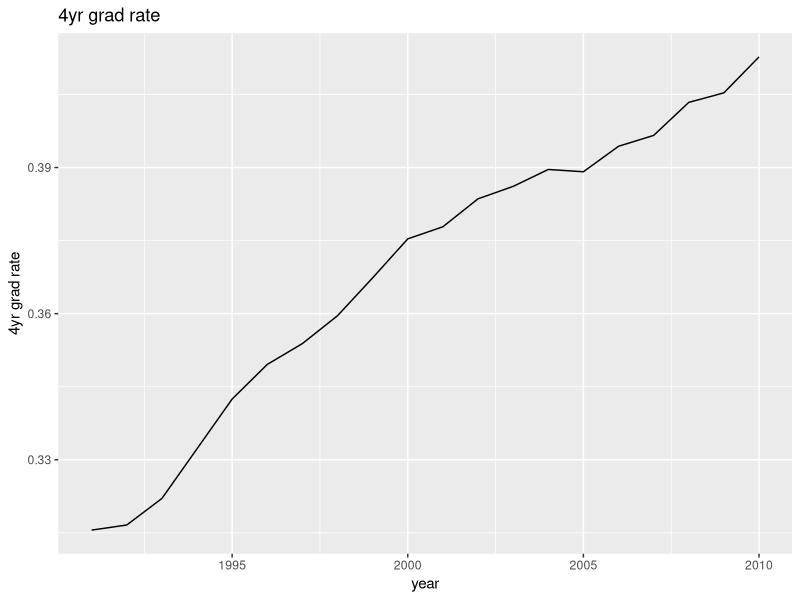

Write R code to recreate this figure.
install.packages(dplyr)
library(dplyr)
install.packages(readr)
library(readr)
install.packages(tibble)
library(tibble)
install.packages(ggplot2)
library(ggplot2)

data <- read.csv(
    "./problemset2_based/01_data/raw/master.csv",
    fileEncoding = "UTF-8",
    stringsAsFactors=FALSE,
)

grad_trend <- tibble(
    years = data$year,
    grad_rate_4yr = data$gradrate4yr
) |> group_by(
    years
) |> summarize(
    mean = mean(grad_rate_4yr,na.rm = TRUE),
    sd = sd(grad_rate_4yr, na.rm = TRUE)
)

plot <- ggplot(
    grad_trend,
    aes(x = years, y = mean)
) + 
    geom_line() +
    labs(title = "4yr grad rate", x = "year" , y = "4yr grad rate")

ggsave(
    filename = "4yr_grad_trend.png",
    plot = plot,
    path = "./problemset2_based/02_analysis/output",
    device = "png",
    width = 15,
    height = 10,
    dpi = 330
)
